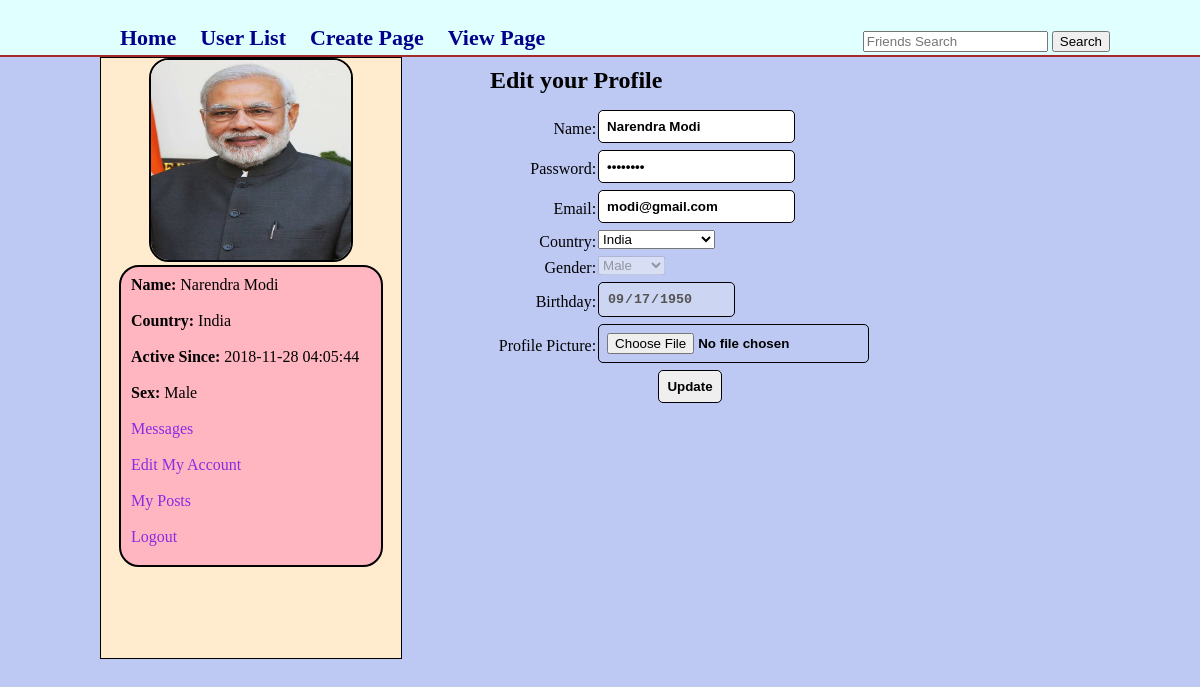
The app's page /Social/edit_profile.php (signed in) with its own data.
### tables this page shows
CREATE TABLE `users` (
  `user_id` int(11) NOT NULL,
  `user_name` varchar(100) NOT NULL,
  `user_pass` varchar(100) NOT NULL,
  `user_email` varchar(100) NOT NULL,
  `user_country` varchar(100) NOT NULL,
  `user_gender` varchar(100) NOT NULL,
  `user_b_day` date NOT NULL,
  `user_image` text NOT NULL,
  `register_date` timestamp NOT NULL DEFAULT CURRENT_TIMESTAMP ON UPDATE CURRENT_TIMESTAMP,
  `last_login` timestamp NOT NULL DEFAULT CURRENT_TIMESTAMP,
  `status` text NOT NULL,
  `posts` text NOT NULL,
  `page` text NOT NULL,
  `today_date` date DEFAULT NULL
);

### Social/edit_profile.php (the view, shortened to what this page needs)
<?php
include("includes/connection.php");
if(!isset($_SESSION['user_email'])){
    header("location: index.php");
}
else{
?>
<!DOCTYPE html>
<html>
    <head>
    <link rel="stylesheet" href="styles/home_style.css" media="all" />
    </head>
<body>
    <div class="container">
        <div id="head_wrap">
            <div id="header">
                <ul id ="menu">
                    <li><a href="home.php">Home</a></li>
                    <li><a href="friends.php">User List</a></li>
                    <li><a href="cr_page.php">Create Page</a></li>
                    <li><a href="view_page.php">View Page</a></li>
                </ul>
                <form method="get" action="results.php" id="form1">
                    <input type="text" name="user_query" placeholder="Friends Search"/>
                    <input type="submit" name="search" value="Search"/>
                </form>
            </div>
        </div>
        <div class="content">
            <div id="user_timeline">
                <div id="user_details">
                    <?php
                    $user=$_SESSION['user_email'];
                    $get_user="select * from users where user_email='$user' ";
                    $run_user= mysqli_query($con,$get_user);
                    $row=mysqli_fetch_array($run_user);
                    $user_image = $row['user_image'];
                    $user_id = $row['user_id'];
                    $user_name = $row['user_name'];
                    $user_pass = $row['user_pass'];
                    $user_email = $row['user_email'];
                    $user_country = $row['user_country'];
                    $last_login = $row['last_login'];
                    $user_gender = $row['user_gender'];
                    $user_b_day = $row['user_b_day'];
                    echo"
                        <center><img src='user/user_images/$user_image' width='200' height='200' /></center>
                        <div id='user_mention'>
                        <p><strong>Name:</strong> $user_name</p>
                        <p><strong>Country:</strong> $user_country</p>
                        <p><strong>Active Since: </strong> $last_login</p>
                        <p><strong>Sex:</strong> $user_gender</p>
                        <p><a href='messages.php?u_id=$user_id'>Messages</a></p>
                        <p><a href='edit_profile.php?u_id=$user_id'>Edit My Account</a></p>
                        <p><a href='posts.php'>My Posts</a></p>
                        <p><a href='logout.php'>Logout</a></p>
                        </div>
                    ";
                    ?>
                </div>
            </div>
            <div id="content_timeline">
                <h2>Edit your Profile </h2><br/>
                <form action="" method="post" id="f" class="ff" enctype="multipart/form-data">
                    <table align="center" width="400">
                        <tr>
                            <td align="right">Name:</td>
                            <td>
                                <input type="text" name="u_name"  required="required" value="<?php echo $user_name?>"/>
                            </td>
                        </tr>
                        <tr>
                            <td align="right">Password:</td>
                            <td>
                                <input type="password" name="u_pass" required="required" value="<?php echo $user_pass?>"/>
                            </td>
                        </tr>
                        <tr>
                            <td align="right">Email:</td>
                            <td>
                                <input type="email" name="u_email"  required="required" value="<?php echo $user_email?>"/>
                            </td>
                        </tr>
                        <tr>
                            <td align="right" >Country:</td>
                            <td>
                                <select name="u_country">
                                    <option> <?php echo $user_country?></option>
                            </td>
                        </tr>
                        <tr>
                            <td align="right" >Gender:</td>
                            <td>
                                <select name="u_gender" disabled="disabled" >
                                    <option><?php echo $user_gender?></option>
                            </td>
                        </tr>
                        <tr>
                            <td align="right" >Birthday:</td>
                            <td>
                                <input type="date" disabled="disabled" value="<?php echo $user_b_day?>" />
                            </td>
                        </tr>
                        <tr>
                            <td align="right" >Profile Picture:</td>
                            <td>
                                <input type="file" name="u_image" />
                            </td>
                        </tr>
                        <tr align="center">
                            <td colspan="6">
                                <input type="submit" name="update" value="Update">
                            </td>
                        </tr>
                    </table>
                </form>
            </div>
        </div>
    </div>
</body>
</html>
<?php } ?>

### Social/styles/home_style.css (style rules this page uses)
html, body, div, span, applet, object, iframe, h1, h2, h3, h4, h5, h6, p, blockquote, pre, a, abbr, acronym, address, big, cite, code, del, dfn, em, img, ins, kbd, q, s, samp, small, strike, strong, sub, sup, tt, var, b, u, i, center, dl, dt, dd, ol, ul, li, fieldset, form, label, legend, table, caption, tbody, tfoot, thead, tr, th, td, article, aside, canvas, details, embed, figure, figcaption, footer, header, hgroup, menu, nav, output, ruby, section, summary, time, mark, audio, video { margin: 0; padding: 0; border: 0; }
body { line-height: 1; background-color: rgb(189, 201, 243); }
.container { margin: 0; padding: 0; background-color: seashell; }
#head_wrap { width: 100%; height: 35px; margin: 0 auto; border-bottom: 2px solid brown; padding: 10px; background-color: lightcyan; }
#header { margin: 0 auto; padding: 10px; width: 1000px; height: 1000px; }
#menu { line-height: 35px; padding: 0; margin: 0; float: left; }
#menu li { display: inline; list-style: none; }
#menu a { margin: 5px; padding: 5px; text-decoration: none; color: darkblue; font-weight: bolder; font-size: 22px; }
#form1 { float: right; line-height: 35px; padding-top: 3px; }
.content { width: 1000px; margin: 0 auto; background-color: blanchedalmond }
#user_timeline { background-color: blanchedalmond; width: 300px; float: left; height: 600px; border: 1.3px solid black; }
#user_details img { border:2px solid black; border-radius: 20px; }
#user_details p { margin-bottom: 10px; padding: 5px; }
#user_details a { color: blueviolet; font-optical-sizing: 20px; text-decoration: none; }
#user_mention { background:lightpink; border:2px solid black; border-radius: 20px; width: 250px; margin: 0 auto; padding: 5px; }
#content_timeline { float: right; width: 600px; padding: 10px; }
#f input { padding: 8px; border:1px solid black; border-radius: 5px; font-weight: bolder; }
.ff input { margin-bottom: 5px; }
.ff select { margin-bottom: 5px; }

### records on screen
users: user_image (picture), user_name "Narendra Modi", user_country "India", last_login "2018-11-28 04:05:44", user_gender "Male", u_name "Narendra Modi", u_email "modi@gmail.com", u_country "India", u_gender "Male", user_b_day "09/17/1950"
